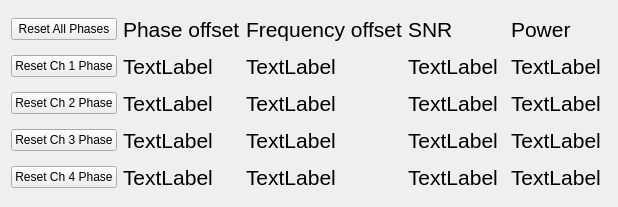
<?xml version="1.0" encoding="UTF-8"?>
<ui version="4.0">
 <class>Form</class>
 <widget class="QWidget" name="Form">
  <property name="geometry">
   <rect>
    <x>0</x>
    <y>0</y>
    <width>618</width>
    <height>207</height>
   </rect>
  </property>
  <property name="windowTitle">
   <string>Form</string>
  </property>
  <layout class="QGridLayout" name="gridLayout">
   <item row="2" column="2">
    <widget class="QLabel" name="lblFreq2">
     <property name="font">
      <font>
       <pointsize>16</pointsize>
      </font>
     </property>
     <property name="text">
      <string>TextLabel</string>
     </property>
    </widget>
   </item>
   <item row="4" column="3">
    <widget class="QLabel" name="lblSNR4">
     <property name="font">
      <font>
       <pointsize>16</pointsize>
      </font>
     </property>
     <property name="text">
      <string>TextLabel</string>
     </property>
    </widget>
   </item>
   <item row="4" column="4">
    <widget class="QLabel" name="lblPower4">
     <property name="font">
      <font>
       <pointsize>16</pointsize>
      </font>
     </property>
     <property name="text">
      <string>TextLabel</string>
     </property>
    </widget>
   </item>
   <item row="4" column="2">
    <widget class="QLabel" name="lblFreq4">
     <property name="font">
      <font>
       <pointsize>16</pointsize>
      </font>
     </property>
     <property name="text">
      <string>TextLabel</string>
     </property>
    </widget>
   </item>
   <item row="2" column="0">
    <widget class="QPushButton" name="btnResetPhase2">
     <property name="text">
      <string>Reset Ch 2 Phase</string>
     </property>
    </widget>
   </item>
   <item row="0" column="1">
    <widget class="QLabel" name="label">
     <property name="font">
      <font>
       <pointsize>16</pointsize>
      </font>
     </property>
     <property name="text">
      <string>Phase offset</string>
     </property>
    </widget>
   </item>
   <item row="0" column="2">
    <widget class="QLabel" name="label_4">
     <property name="font">
      <font>
       <pointsize>16</pointsize>
      </font>
     </property>
     <property name="text">
      <string>Frequency offset</string>
     </property>
    </widget>
   </item>
   <item row="3" column="4">
    <widget class="QLabel" name="lblPower3">
     <property name="font">
      <font>
       <pointsize>16</pointsize>
      </font>
     </property>
     <property name="text">
      <string>TextLabel</string>
     </property>
    </widget>
   </item>
   <item row="4" column="1">
    <widget class="QLabel" name="lblPhase4">
     <property name="font">
      <font>
       <pointsize>16</pointsize>
      </font>
     </property>
     <property name="text">
      <string>TextLabel</string>
     </property>
    </widget>
   </item>
   <item row="3" column="0">
    <widget class="QPushButton" name="btnResetPhase3">
     <property name="text">
      <string>Reset Ch 3 Phase</string>
     </property>
    </widget>
   </item>
   <item row="0" column="0">
    <widget class="QPushButton" name="btnResetAllPhases">
     <property name="text">
      <string>Reset All Phases</string>
     </property>
    </widget>
   </item>
   <item row="3" column="2">
    <widget class="QLabel" name="lblFreq3">
     <property name="font">
      <font>
       <pointsize>16</pointsize>
      </font>
     </property>
     <property name="text">
      <string>TextLabel</string>
     </property>
    </widget>
   </item>
   <item row="3" column="3">
    <widget class="QLabel" name="lblSNR3">
     <property name="font">
      <font>
       <pointsize>16</pointsize>
      </font>
     </property>
     <property name="text">
      <string>TextLabel</string>
     </property>
    </widget>
   </item>
   <item row="0" column="4">
    <widget class="QLabel" name="label_7">
     <property name="font">
      <font>
       <pointsize>16</pointsize>
      </font>
     </property>
     <property name="text">
      <string>Power</string>
     </property>
    </widget>
   </item>
   <item row="2" column="3">
    <widget class="QLabel" name="lblSNR2">
     <property name="font">
      <font>
       <pointsize>16</pointsize>
      </font>
     </property>
     <property name="text">
      <string>TextLabel</string>
     </property>
    </widget>
   </item>
   <item row="4" column="0">
    <widget class="QPushButton" name="btnResetPhase4">
     <property name="text">
      <string>Reset Ch 4 Phase</string>
     </property>
    </widget>
   </item>
   <item row="2" column="1">
    <widget class="QLabel" name="lblPhase2">
     <property name="font">
      <font>
       <pointsize>16</pointsize>
      </font>
     </property>
     <property name="text">
      <string>TextLabel</string>
     </property>
    </widget>
   </item>
   <item row="3" column="1">
    <widget class="QLabel" name="lblPhase3">
     <property name="font">
      <font>
       <pointsize>16</pointsize>
      </font>
     </property>
     <property name="text">
      <string>TextLabel</string>
     </property>
    </widget>
   </item>
   <item row="2" column="4">
    <widget class="QLabel" name="lblPower2">
     <property name="font">
      <font>
       <pointsize>16</pointsize>
      </font>
     </property>
     <property name="text">
      <string>TextLabel</string>
     </property>
    </widget>
   </item>
   <item row="0" column="3">
    <widget class="QLabel" name="label_5">
     <property name="font">
      <font>
       <pointsize>16</pointsize>
      </font>
     </property>
     <property name="text">
      <string>SNR</string>
     </property>
    </widget>
   </item>
   <item row="1" column="2">
    <widget class="QLabel" name="lblFreq1">
     <property name="font">
      <font>
       <pointsize>16</pointsize>
      </font>
     </property>
     <property name="text">
      <string>TextLabel</string>
     </property>
    </widget>
   </item>
   <item row="1" column="1">
    <widget class="QLabel" name="lblPhase1">
     <property name="font">
      <font>
       <pointsize>16</pointsize>
      </font>
     </property>
     <property name="text">
      <string>TextLabel</string>
     </property>
    </widget>
   </item>
   <item row="1" column="0">
    <widget class="QPushButton" name="btnResetPhase1">
     <property name="text">
      <string>Reset Ch 1 Phase</string>
     </property>
    </widget>
   </item>
   <item row="1" column="4">
    <widget class="QLabel" name="lblPower1">
     <property name="font">
      <font>
       <pointsize>16</pointsize>
      </font>
     </property>
     <property name="text">
      <string>TextLabel</string>
     </property>
    </widget>
   </item>
   <item row="1" column="3">
    <widget class="QLabel" name="lblSNR1">
     <property name="font">
      <font>
       <pointsize>16</pointsize>
      </font>
     </property>
     <property name="text">
      <string>TextLabel</string>
     </property>
    </widget>
   </item>
  </layout>
 </widget>
 <resources/>
 <connections/>
</ui>
